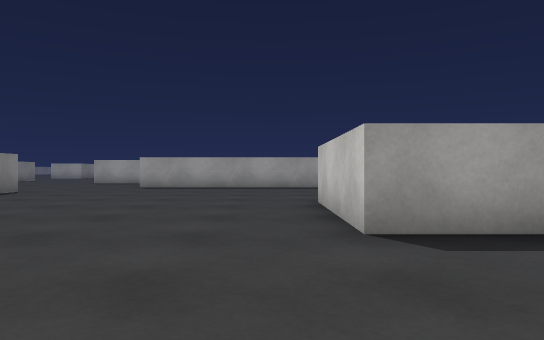
[1] (above)

24 first-person views from a walk through a scene from a Unity 3-D project. The camera is 0.58 m above the floor, looks level and sees 70° across. The floor is counted in squares, 1 m on a side. Each view is taken from the middle of a square. On the plan, view 1 faces up. The plan holds only what a view shows up to about 10 squares ahead; the rest is blank. The place goes on beyond the plan. Some surface patterns are stand-ins.

[2]
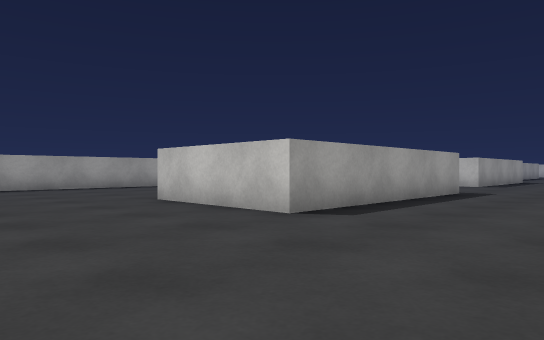

[3]
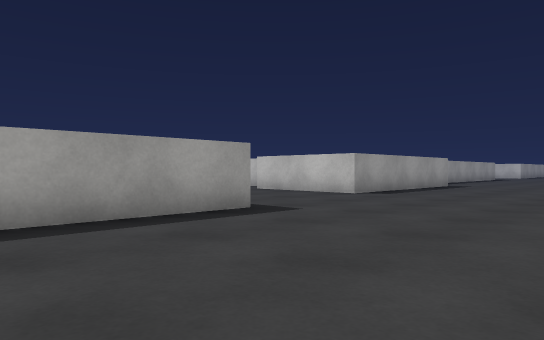

[4]
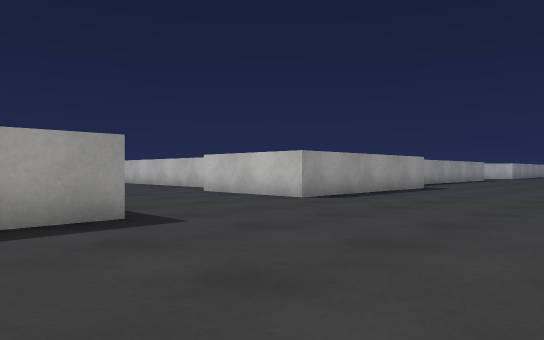

[5]
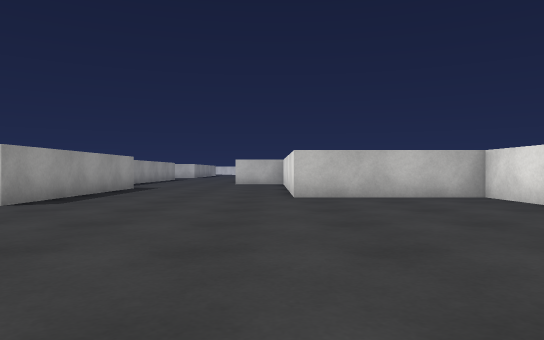

[6]
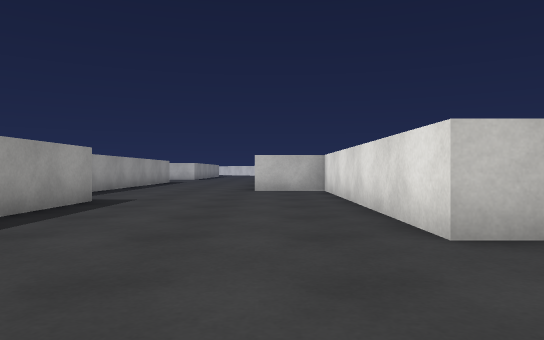

[7]
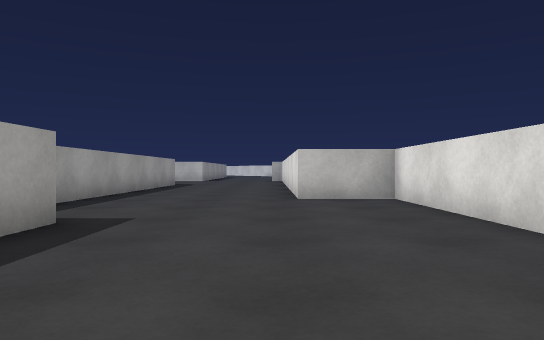

[8]
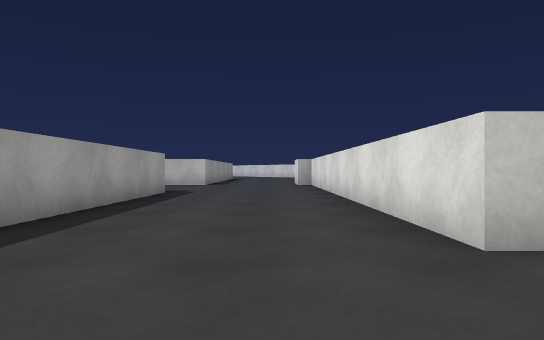

[9]
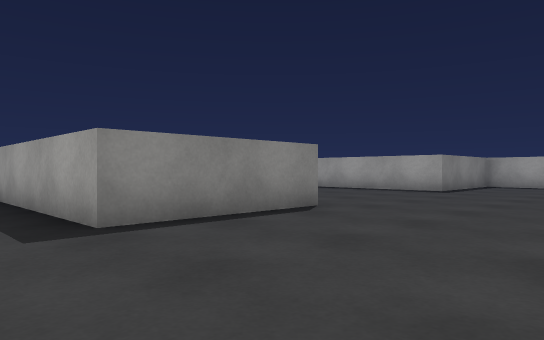

[10]
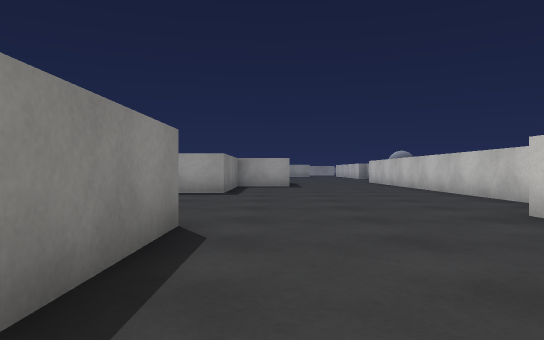

[11]
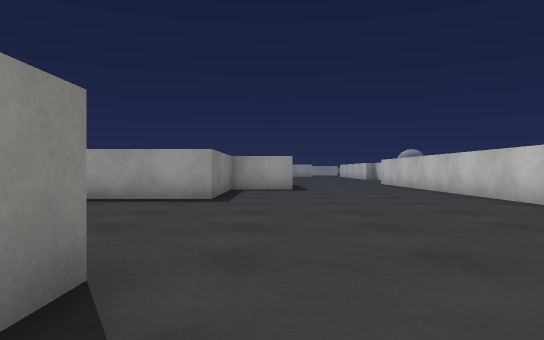

[12]
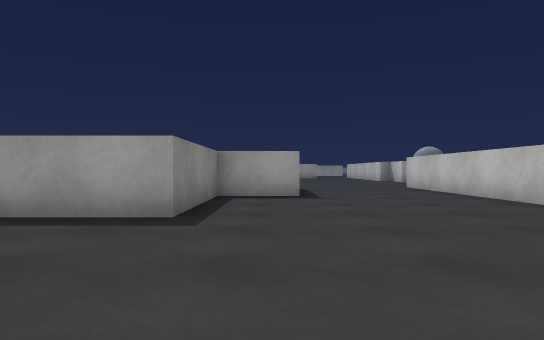

[13]
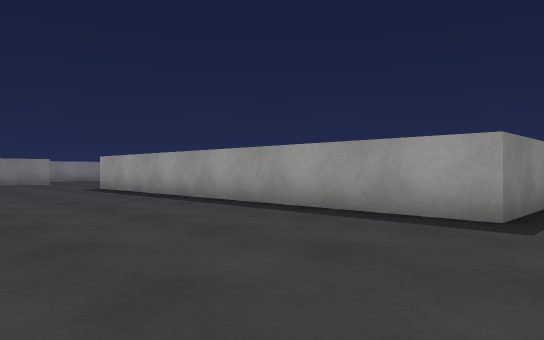

[14]
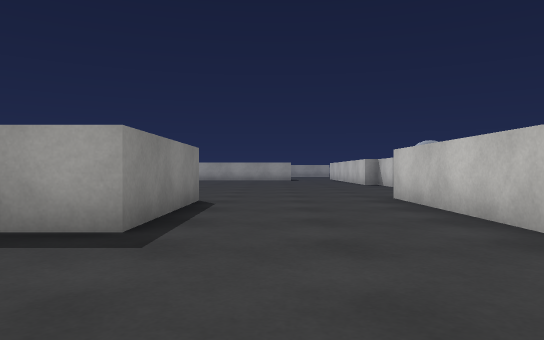

[15]
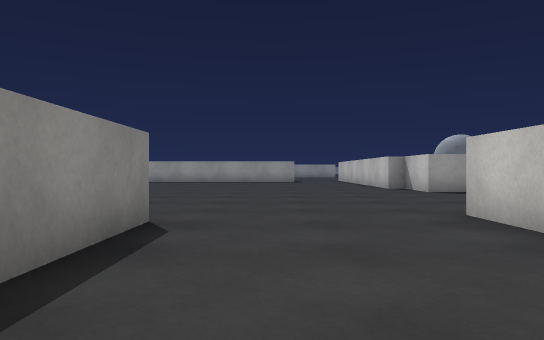

[16]
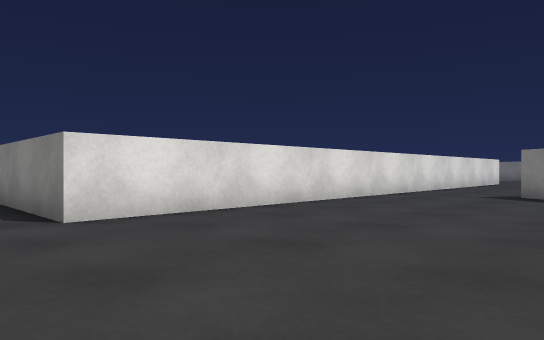

[17]
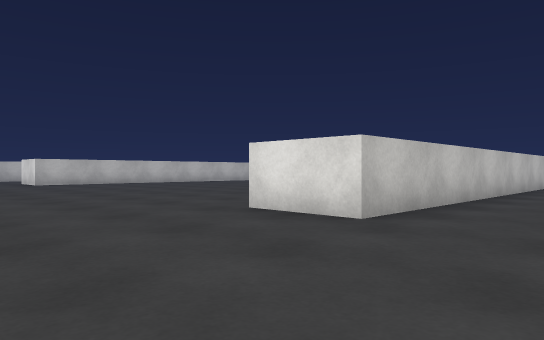

[18]
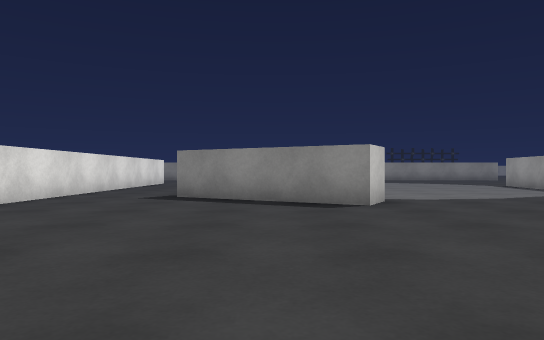

[19]
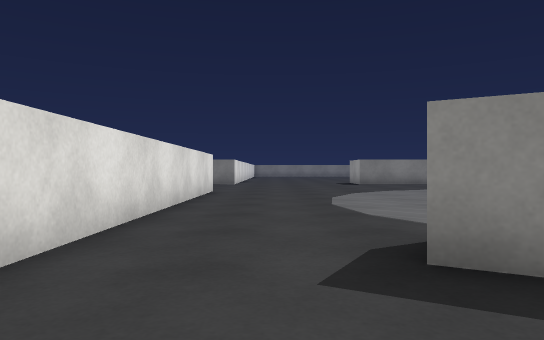

[20]
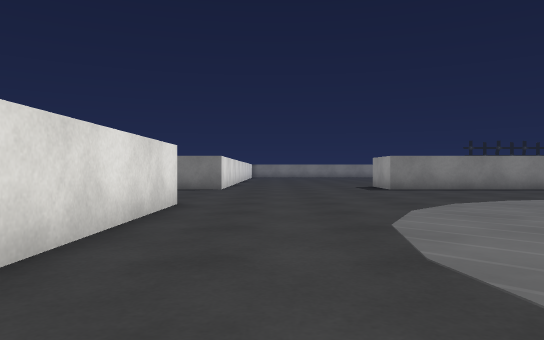

[21]
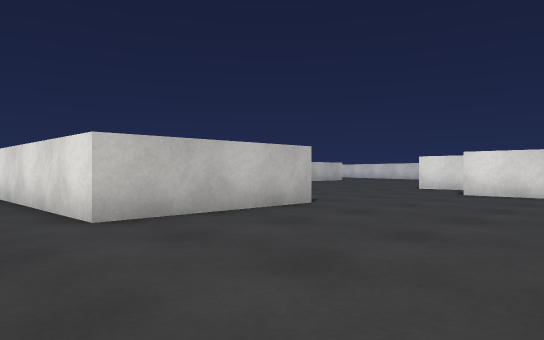

[22]
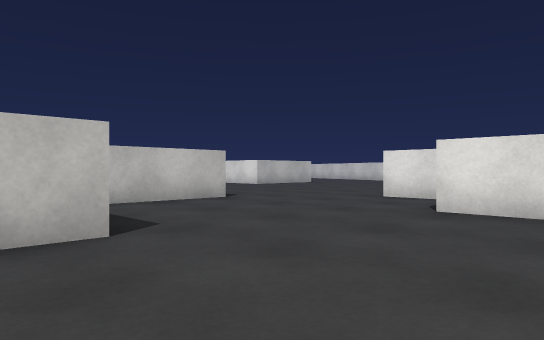

[23]
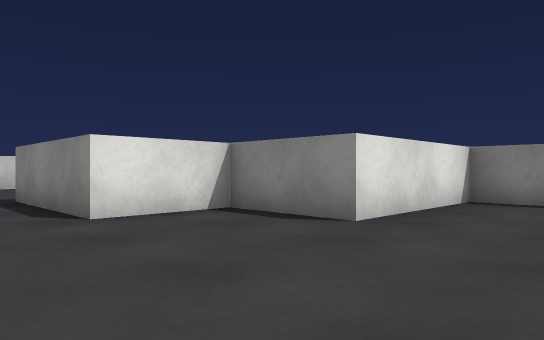

[24]
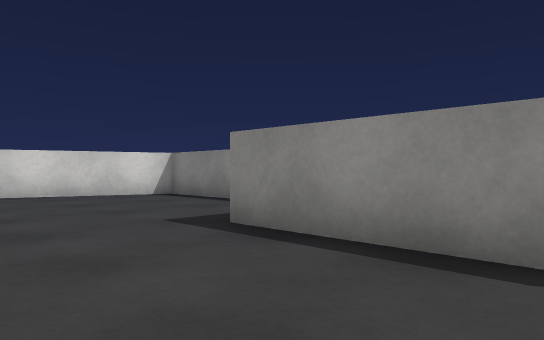

### Floor plan
Points are (right, up) in squares from view 1. A wall is a line through its corners. A room is listed if a view was taken in it or the views show most of it. See-through windows are left out.
Room 1 (views 1, 2, 3, 4, 5, 6, 7, 8, 9, 10, 11, 12, 13, 14, 15, 16, 17, 18, 19, 20, 21, 22, 23, 24)
walls: (12.5, 9.8) (12.5, 21) (14.5, 21); (7, 7.1) (7, 3.5) (0.8, 3.5) (0.8, 7.1); (-4.4, 12.8) (-4.4, 15.4); (17.2, 4.4) (11.3, 4.4) (11.3, 8); (2.6, 26.5) (0.6, 22.9); (-7.6, 16.5) (-7.6, 20.4) (8.6, 20.4) (8.6, 16.6) (6.8, 16.6) (6.8, 12.8) (-1.4, 12.8); (11.4, -4.5) (13.2, -4.5) (13.2, -0.5) (20.8, -0.5) (20.8, 1.5) (28, 1.5); (-9, 3.9) (-9, 1.5) (-5.6, 0.4); (-12.5, 12.6) (-8.8, 12.6) (-8.8, 10.3) (-6.7, 10.3) (-6.7, 6.6); (28, 5.7) (19.6, 5.7)

Positions as (right, up) in squares from view 1, and headings:
1: (0, 0), facing up
2: (-3, 0), facing up-right
3: (3, -1), facing up-right
4: (5, -1), facing up-right
5: (5, 0), facing right
6: (10, 1), facing right
7: (13, 2), facing right
8: (18, 3), facing right
9: (11, 2), facing up-left
10: (8, 3), facing up
11: (8, 5), facing up
12: (8, 8), facing up
13: (8, 8), facing up-left
14: (10, 13), facing up
15: (10, 16), facing up
16: (10, 25), facing down-left
17: (10, 25), facing down-right
18: (9, 25), facing left
19: (3, 22), facing left
20: (-1, 22), facing left
21: (-12, 22), facing down-right
22: (-11, 18), facing down-right
23: (-5, 15), facing down-left
24: (-4, 10), facing down-left
